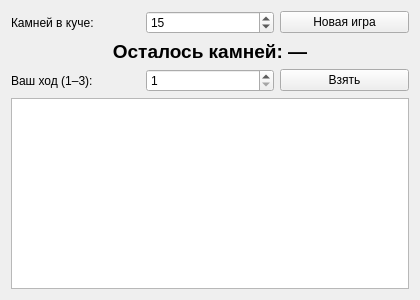
<?xml version="1.0" encoding="UTF-8"?>
<ui version="4.0">
    <class>NimWindow</class>
    <widget class="QWidget" name="NimWindow">
        <property name="geometry"><rect><x>0</x><y>0</y><width>420</width><height>300</height></rect></property>
        <property name="windowTitle"><string>Псевдоним</string></property>
        <layout class="QVBoxLayout">
            <item>
                <layout class="QHBoxLayout">
                    <item><widget class="QLabel"><property name="text"><string>Камней в куче:</string></property></widget></item>
                    <item><widget class="QSpinBox" name="spinStones">
                            <property name="minimum"><number>1</number></property>
                            <property name="maximum"><number>1000</number></property>
                            <property name="value"><number>15</number></property>
                            </widget></item>
                    <item><widget class="QPushButton" name="btnNewGame"><property name="text"><string>Новая игра</string></property></widget></item>
                </layout>
            </item>
            <item>
                <widget class="QLabel" name="lblStones">
                    <property name="text"><string>Осталось камней: —</string></property>
                    <property name="alignment"><set>Qt::AlignCenter</set></property>
                    <property name="font"><font><pointsize>14</pointsize><bold>true</bold></font></property>
                </widget>
            </item>
            <item>
                <layout class="QHBoxLayout">
                    <item><widget class="QLabel"><property name="text"><string>Ваш ход (1–3):</string></property></widget></item>
                    <item><widget class="QSpinBox" name="spinTake">
                            <property name="minimum"><number>1</number></property>
                            <property name="maximum"><number>3</number></property>
                            </widget></item>
                    <item><widget class="QPushButton" name="btnTake"><property name="text"><string>Взять</string></property></widget></item>
                </layout>
            </item>
            <item>
                <widget class="QTextEdit" name="log" >
                    <property name="readOnly"><bool>true</bool></property>
                </widget>
            </item>
        </layout>
    </widget>
    <resources/>
    <connections/>
</ui>
